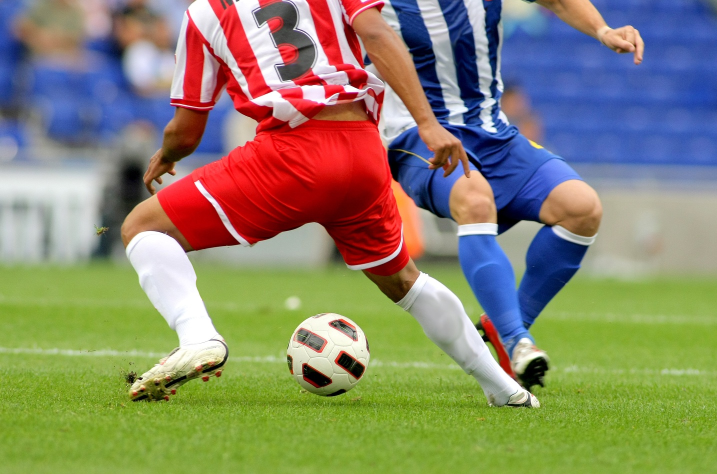
#> input picture ch3/soccer.jpg, 1434 x 948 px (shown at 1/2 size)
$ python ch03_05.py
#> lines starting #> are read from the running program, lines starting #| are printed output that depends on the picture; after the words box and inside, x2 and y2 are one past the last pixel; in counts of white or black regions, pixels touching at a corner belong together
#!/usr/bin/env python3
# -*- coding: utf-8 -*-
"""
Created on Fri Oct 11 22:07:56 2024

@author: imtaeyeon
"""
# 영역연산의 종류들 각 커널별로 하는 역활이 다르다.
# 컨볼류션 적용하는 예시
# 가우시안 스무딩과 엠보싱 해보기
# 여기서는 값이 넘어가는 오버플로우와 언더플로우를 고려해야한다.
# 그걸 Clip함수로 처리가 가능하다는 점이다.
# 참고로 uint8은 [0, 255] 범위이다.
# 여기서 중요한 함수는 filter2D는 영역을 벗어나는걸 막지 못한다 우리가 직접 맞춰서 해줘야ㅕ한다.

import cv2 as cv
import numpy as np

# 이미지 읽기 및 크기 조정
img = cv.imread('soccer.jpg')
#> img is the input picture: shape (948, 1434, 3); mean B, G, R 107.2, 133.3, 136.9
img = cv.resize(img, dsize=(0, 0), fx=0.4, fy=0.4)
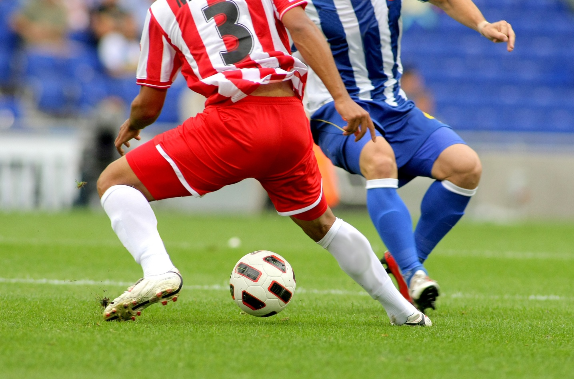
#> img: shape (379, 574, 3); mean B, G, R 107.2, 133.2, 136.8

# 이미지 그레이스케일로 변환
gray = cv.cvtColor(img, cv.COLOR_BGR2GRAY)
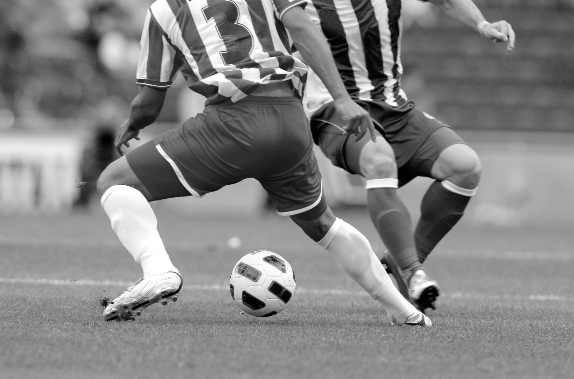
#> gray: shape (379, 574); min 0, max 255, mean 131.3

# 텍스트 추가
cv.putText(gray, 'soccer', (10, 20), cv.FONT_HERSHEY_SIMPLEX, 0.7, (255, 255, 255), 2)
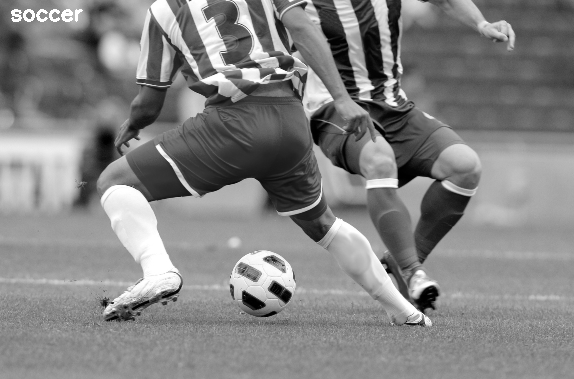
#> gray: shape (379, 574); 0.23% of pixels changed, all inside (x1, y1, x2, y2) = (11, 9, 83, 22)
cv.imshow("Original", gray)

# 블러링 (GaussianBlur) 값이 커질 수록 더욱 뿌해진다.
smooth = np.hstack((cv.GaussianBlur(gray, (5, 5), 0.0),
                    cv.GaussianBlur(gray, (9, 9), 0.0),
                    cv.GaussianBlur(gray, (15, 15), 0.0))) #이렇게 하면 커널이 커지면 더욱 흐려진다.
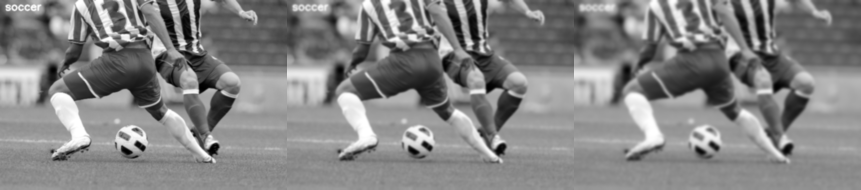
#> smooth: shape (379, 1722) (shown at 1/2 size); min 0, max 255, mean 131.6
cv.imshow('Smooth', smooth)

# 엠보싱 필터 적용
femboss = np.array([[-1.0, 0.0, 0.0],
                    [0.0, 0.0, 0.0],
                    [0.0, 0.0, -1.0]])

#오버플로우 언더플로우 생기는거 주의하자!
#여기는 각각 잘된버전 못된 버전을 나눠서 있는거야  clip 사용해서 플로우오류를 막아야한다.
gray16 = np.int16(gray)
emboss = np.uint8(np.clip(cv.filter2D(gray16, -1, femboss) + 128, 0, 255))  #여기서는 clip을 사용해서 이제 오버, 언더플로우를 막아주는것 255까지가 아니라 128씩 더해주고 빼줘서
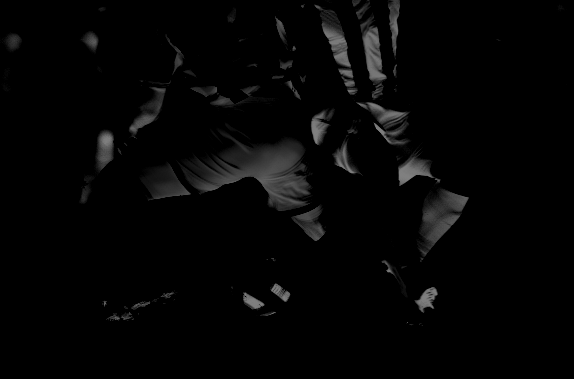
#> emboss: shape (379, 574); min 0, max 128, mean 4.9
#0에서 255까지 ㄱ짜르겠다 넘어가는건 이제 그냥 0이나 255가까운데로 그냥 넘긴다.
emboss_bad = np.uint8(cv.filter2D(gray16, -1, femboss)+128) #그냥 오버 언더 무시하고 넘겨준다
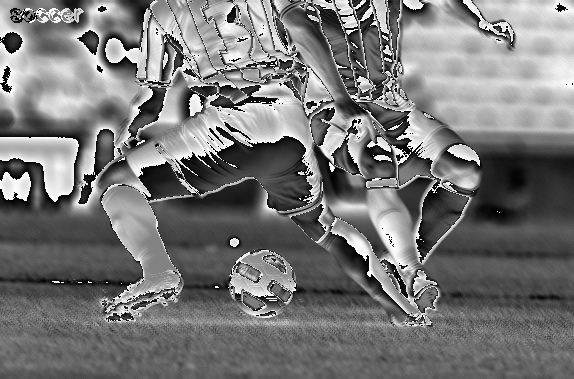
#> emboss_bad: shape (379, 574); min 0, max 255, mean 119.1
emboss_worse = cv.filter2D(gray, -1, femboss)  # 128을 더해주지도 않고 ㄷ그냥 해본다.
#> emboss_worse: shape (379, 574); every value is 0

'''
if (0 <= dx < w - 1 and 0 <= dy < h - 1):
bimg[y, x] = (1 - a) * (1 - b) * img_half[dy, dx] + a * (1 - b) * img_half[dy, dx + 1] + (1 - a) * b * img_half[dy + 1, dx] + a * b * img_half[dy + 1, dx + 1]
'''

cv.imshow("Emboss", emboss)
cv.imshow("Emboss_bad", emboss_bad)
cv.imshow("Emboss_wors", emboss_worse)

# 키 입력 대기 후 창 닫기
cv.waitKey(0)
cv.destroyAllWindows()

$ run again, with ch3/mistyroad.jpg copied over ch3/soccer.jpg
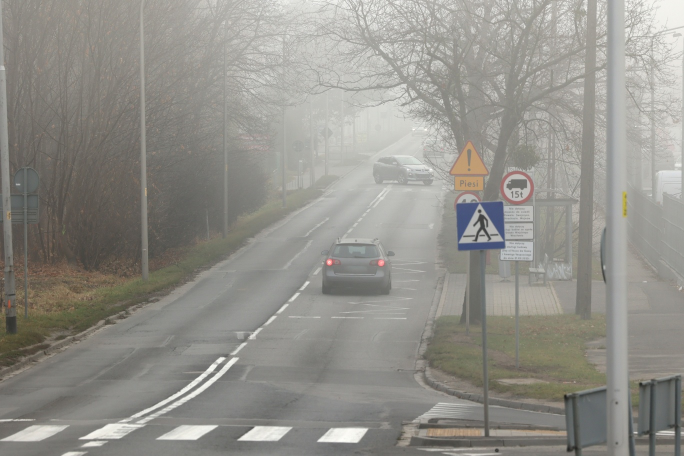
#> input picture ch3/mistyroad.jpg, 1368 x 912 px (shown at 1/2 size)
#> img is the input picture: shape (912, 1368, 3); mean B, G, R 138.8, 145, 146.5
#> img: shape (365, 547, 3)
#> `smooth = np.hstack((cv.GaussianBlur(gray, (5, 5), 0.0), cv.GaussianBlu..`:
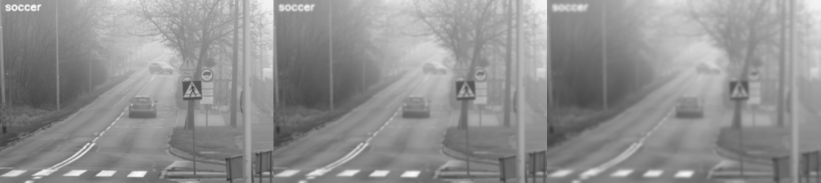
#> smooth: shape (365, 1641) (shown at 1/2 size); min 51, max 253, mean 145
#> `emboss_bad = np.uint8(cv.filter2D(gray16, -1, femboss)+128)`:
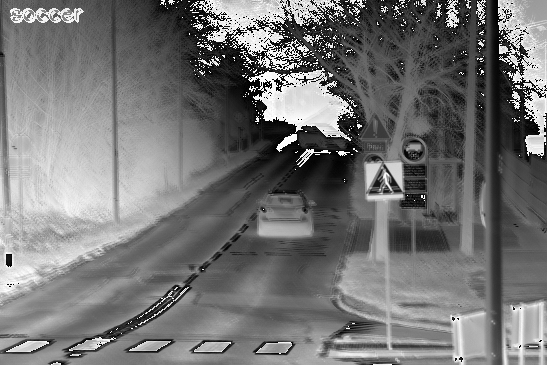
#> emboss_bad: shape (365, 547); min 0, max 255, mean 115.6
#> emboss_worse: shape (365, 547); every value is 0

$ run again, with ch3/rose.png saved as ch3/soccer.jpg
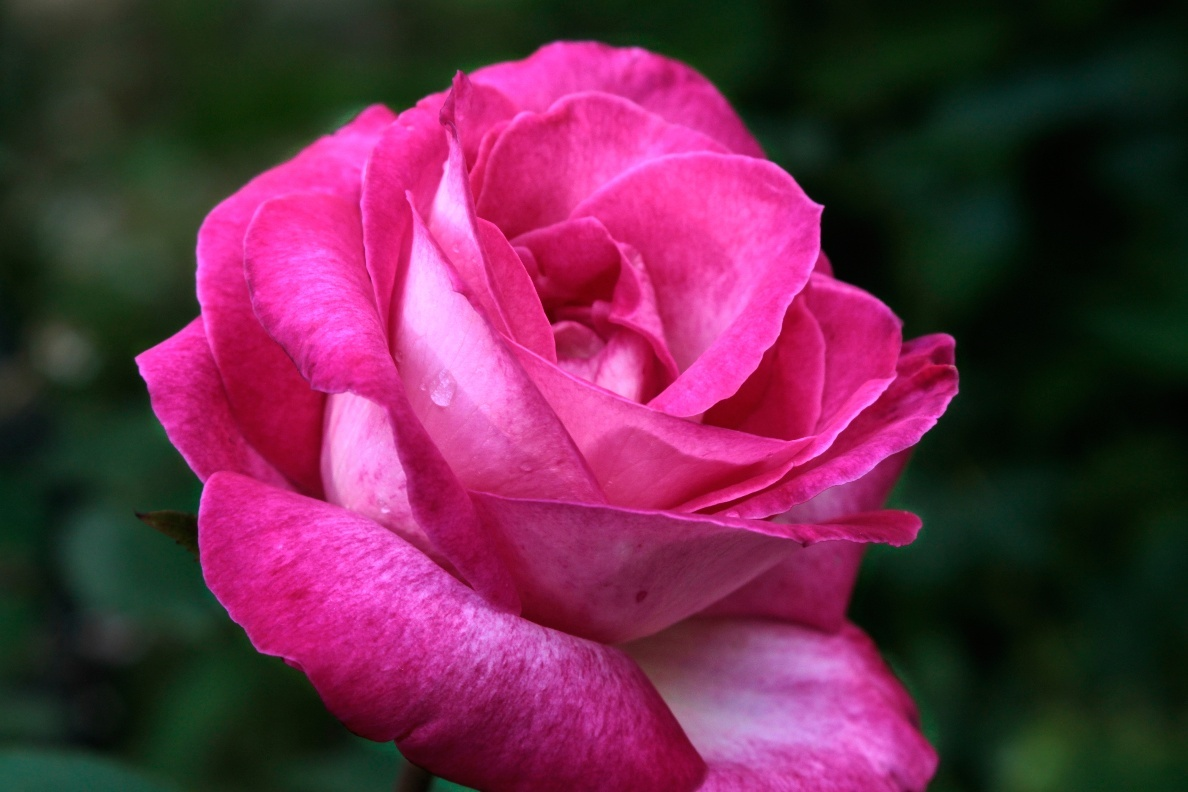
#> input picture ch3/rose.png, 1188 x 792 px
#> img is the input picture: shape (792, 1188, 3); mean B, G, R 74.2, 43.7, 103.7
#> img: shape (317, 475, 3)
#> `cv.putText(gray, 'soccer', (10, 20), cv.FONT_HERSHEY_SIMPLEX, 0.7, (25..`:
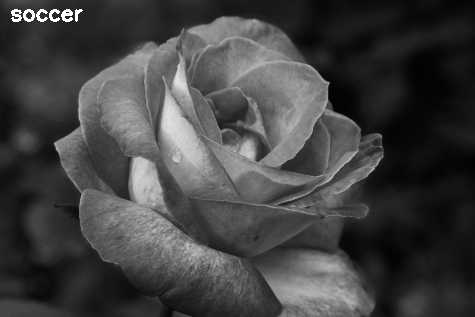
#> gray: shape (317, 475); min 1, max 255, mean 65.8
#> `emboss_bad = np.uint8(cv.filter2D(gray16, -1, femboss)+128)`:
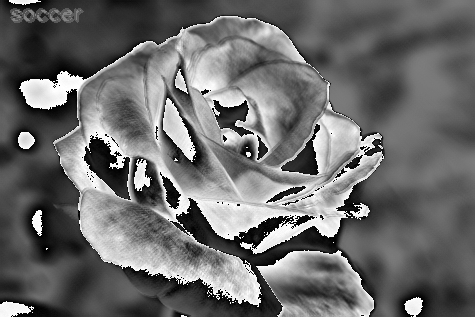
#> emboss_bad: shape (317, 475); min 0, max 255, mean 107
#> emboss_worse: shape (317, 475); every value is 0
